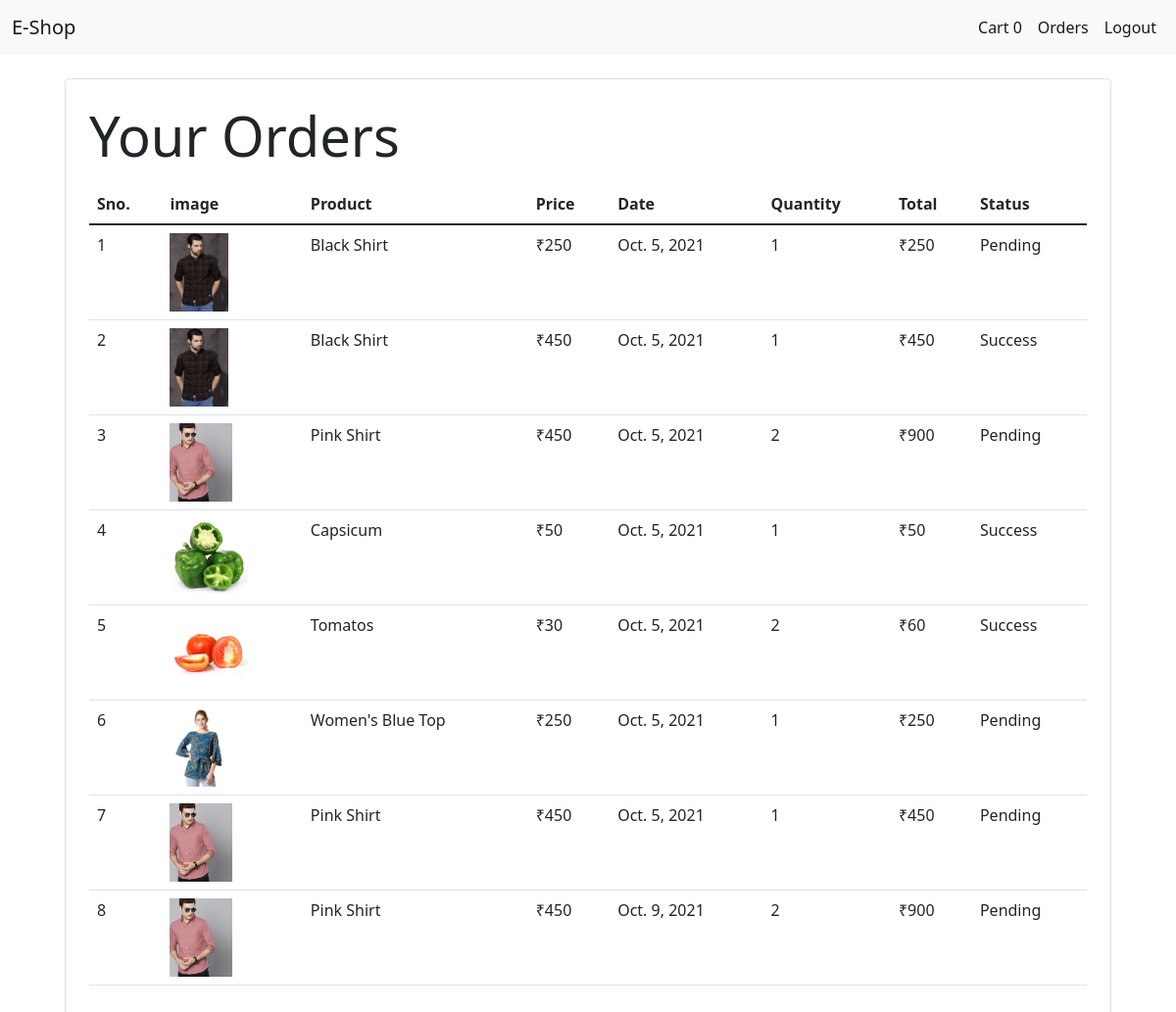
Page /orders (signed in) on the committed database.
### store/models/orders.py (models this page shows, shortened)
class Order(models.Model):
    product = models.ForeignKey(Product,
                                on_delete=models.CASCADE)
    customer = models.ForeignKey(Customer,
                                 on_delete=models.CASCADE)
    quantity = models.IntegerField(default = 1)
    price = models.IntegerField()
    address = models.CharField(max_length=50,default = '')
    phone = models.CharField(max_length=10 , default = '', blank = True)
    date = models.DateField(default = datetime.datetime.today)
    status = models.BooleanField(default = False)
    @staticmethod
    def get_orders_by_customer(customer_id):
        return Order.objects.filter(customer = customer_id).order_by('-date')

### store/models/product.py (models this page shows, shortened)
class Product(models.Model):
    name = models.CharField(max_length=50)
    price = models.IntegerField(default=0)
    category = models.ForeignKey(Category,on_delete=models.CASCADE,default=1)
    description = models.CharField(max_length=200,default=' ')
    image = models.ImageField(upload_to='uploads/product/')

### store/middlewares/auth.py (the view)
    def middleware(request):
        if not request.session.get('customer'):
            return redirect('login')
        response = get_response(request)
        return response

### store/templatetags/custom.py (called while the page is built)
@register.filter(name='currency')
def currency(number):
    return "₹"+str(number)

@register.filter(name='multiply')
def multiply(number,number1):
    return number * number1

### store/views.py (called while the page is built)
    def get(selfself, request):
        customer = request.session.get('customer')
        orders = Order.get_orders_by_customer(customer)
        orders = orders.reverse()
        return render (request,'orders.html',{'orders':orders})

### store/templates/orders.html (shortened to what this page needs)
{%extends 'base.html'%}
{%block content%}
{%load cart%}
{% load custom %}
<div class="container">
<div class ="border rounded p-4 m-4">
<p class="display-4 pl-4 ml-4">Your Orders</p>
<table class="table">
    <thead>
        <tr>
            <th>Sno.</th>
            <th>image</th>
            <th>Product</th>
            <th>Price</th>
            <th>Date</th>
            <th>Quantity</th>
            <th>Total</th>
            <th>Status</th>
        </tr>
    </thead>
    <tbody>
    {% for order in orders %}
        <tr>
            <td>{{forloop.counter}}</td>
            <td><img style="height:80px;"
            class="rounded-square"
            src="{{ order.product.image.url}}" alt=""></td>
            <td>{{ order.product.name}}</td>
            <td>{{order.price|currency}}</td>
            <td>{{order.date}}</td>
            <td>{{order.quantity}}</td>
            <td>{{order.quantity|multiply:order.price|currency}}</td>
            {% if order.status %}
            <td></small class ="badge
            badge-success">Success</small></td>
            {% else %}
            <td></small class ="badge
            badge-warning">Pending</small></td>
            {% endif %}
        </tr>
        {% endfor %}
    </tbody>
</table>
</div>
</div>
{% endblock %}

### rows in the picture
Order: product.image (picture), product.name "Black Shirt", price "₹250", date "Oct. 5, 2021", quantity "1", quantity|multiply "₹250", status "Pending"
Order: product.image (picture), product.name "Black Shirt", price "₹450", date "Oct. 5, 2021", quantity "1", quantity|multiply "₹450", status "Success"
Order: product.image (picture), product.name "Pink Shirt", price "₹450", date "Oct. 5, 2021", quantity "2", quantity|multiply "₹900", status "Pending"
Order: product.image (picture), product.name "Capsicum", price "₹50", date "Oct. 5, 2021", quantity "1", quantity|multiply "₹50", status "Success"
Order: product.image (picture), product.name "Tomatos", price "₹30", date "Oct. 5, 2021", quantity "2", quantity|multiply "₹60", status "Success"
Order: product.image (picture), product.name "Women's Blue Top", price "₹250", date "Oct. 5, 2021", quantity "1", quantity|multiply "₹250", status "Pending"
Order: product.image (picture), product.name "Pink Shirt", price "₹450", date "Oct. 5, 2021", quantity "1", quantity|multiply "₹450", status "Pending"
Order: product.image (picture), product.name "Pink Shirt", price "₹450", date "Oct. 9, 2021", quantity "2", quantity|multiply "₹900", status "Pending"

### other values in the picture
{{ request.session.cart.keys|length }} "0"
